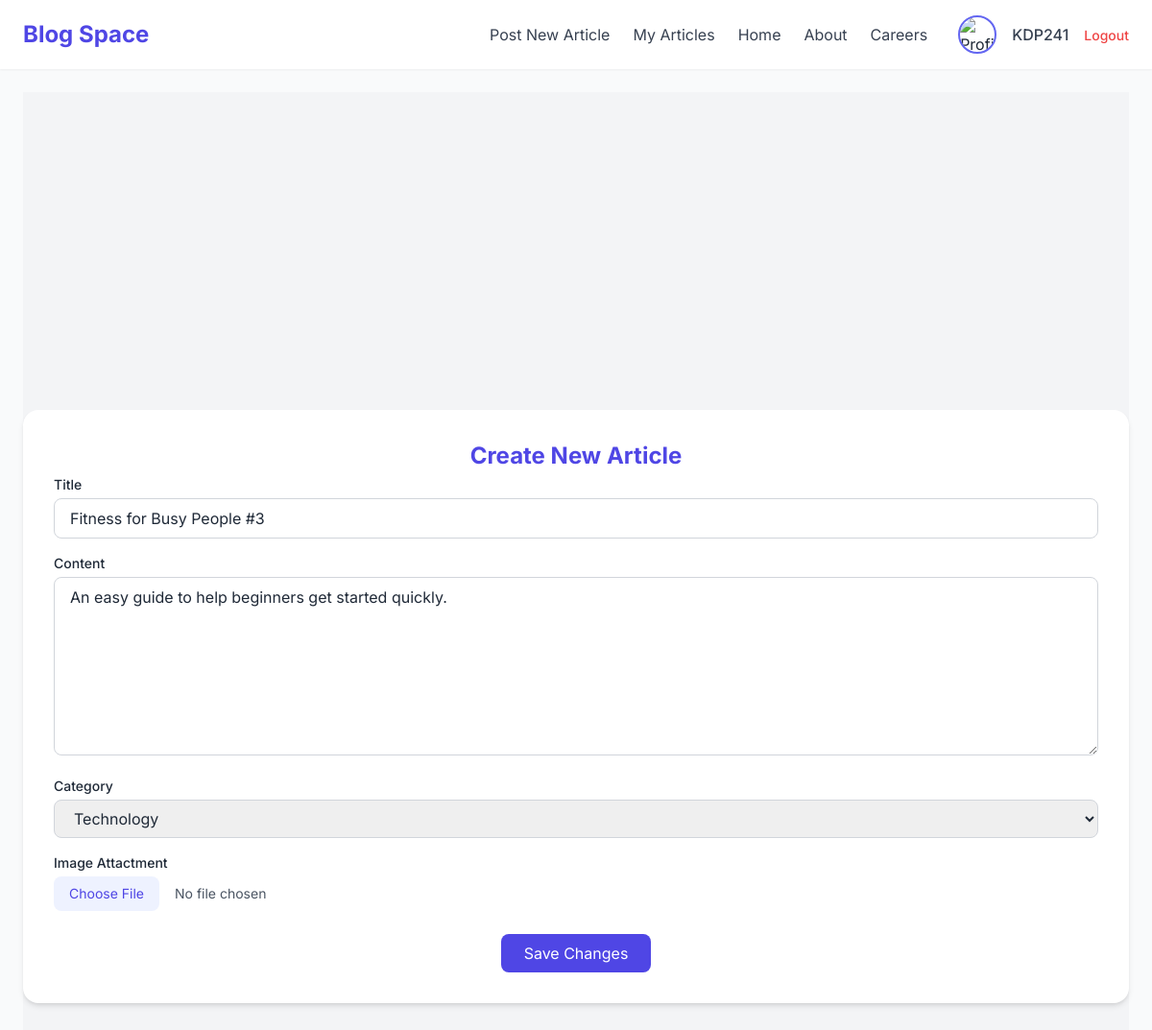
Screenshot of /blog/update-article/6/ (signed in) with the database file from the repository.
### blog/models.py (models this page shows, shortened)
class Article(models.Model):
    title = models.CharField(max_length=250)
    content = models.TextField()
    author = models.ForeignKey(User,on_delete=models.CASCADE)
    created_at = models.DateTimeField(auto_now_add=True)
    image = models.ImageField(upload_to='article_pics/',blank=True,null=True)
    category_choices = (('technology','Technology'),
                        ('lifestyle','Lifestyle'),
                        ('coding','Coding'))
    category = models.CharField(max_length=25, choices=category_choices)

### blog/views.py (the view)
# urls.py: path('update-article/<int:id>/',update_article,name = 'update-article'),
@login_required
def update_article(request,id):
    current_article = Article.objects.get(id = id,author = request.user)
    if request.method == 'POST':
        form = ArticleCreationForm(request.POST,request.FILES,instance=current_article)
        if form.is_valid():
            form.instance.author = request.user
            form.save()
            print('form updated')
            return redirect('article-view')
    else:
        form = ArticleCreationForm(instance=current_article)
    context = {'form':form}
    return render(request,'blog/article_form.html',context)

### blog/forms.py
class ArticleCreationForm(forms.ModelForm):
    class Meta:
        model = Article
        fields = ["title","content","category","image"]
        widgets = {
            'title':forms.TextInput(attrs = {
                'class':'w-full px-4 py-2 border border-gray-300 rounded-lg focus:ring-2 focus:ring-indigo-400 focus:outline-none','placeholder':'Enter Title'
            }),
            'content':forms.Textarea(attrs = {
                'class':'w-full px-4 py-2 border border-gray-300 rounded-lg focus:ring-2 focus:ring-indigo-400 focus:outline-none','placeholder':'Enter Content','rows':7
            }),
            'category':forms.Select(attrs = {
                'class':'w-full px-4 py-2 border border-gray-300 rounded-lg focus:ring-2 focus:ring-indigo-400 focus:outline-none'
            }),
            'image':forms.ClearableFileInput(attrs = {
                'class':'w-full text-sm text-gray-600 file:mr-4 file:py-2 file:px-4 file:rounded-lg file:border-0 file:bg-indigo-50 file:text-indigo-600 hover:file:bg-indigo-100'
            })
        }

### blog/templates/blog/article_form.html (shortened to what this page needs)
{% extends "blog/base.html" %}
{% block content %}
<div class="min-h-screen flex items-center justify-center bg-gray-100">
    <div class="bg-white shadow-lg rounded-2xl p-8 w-full max-w-6xl shadow-md">
        <div class="text-center">
            <h2 class="text-2xl font-bold text-indigo-600 mb-1">
                Create New Article
            </h2>
        </div>
        <form method="POST" enctype="multipart/form-data">
            <div class="mb-4">
                <label class="block text-sm font-medium mb-1">
                    Title
                </label>
                {{ form.title }}
            </div>
            <div class="mb-4">
                <label class="block text-sm font-medium mb-1">
                    Content
                </label>
                {{ form.content }}
            </div>
            <div class="mb-4">
                <label class="block text-sm font-medium mb-1">
                    Category
                </label>
                {{ form.category }}
            </div>
            <div class="mb-4">
                <label class="block text-sm font-medium mb-1">
                    Image Attactment
                </label>
                {{ form.image }}
            </div>
            <div class="flex justify-center mt-6">
                <button type="submit"
                    class="bg-indigo-600 text-white px-6 py-2 rounded-lg hover:bg-indigo-700 transition">
                    Save Changes
                </button>
            </div>
        </form>
    </div>
</div>
{% endblock %}

### blog/templates/blog/base.html (shortened to what this page needs)
<!DOCTYPE html>
<html lang="en">
<head>
    <script src="https://cdn.tailwindcss.com"></script>
</head>
<body class="bg-gray-50 text-gray-800">
    <nav class="bg-white shadow-sm sticky top-0 z-50">
        <div class="max-w-7xl mx-auto px-6 py-4 flex justify-between items-center">
            <a href="{% url 'blog-home' %}" class="text-2xl font-bold text-indigo-600">
                Blog Space
            </a>
            <div class="flex items-center space-x-8">
                <div class="hidden md:flex space-x-6 text-gray-700">
                    {% if user.is_authenticated %}
                    <a href = "{% url 'create-article' %}" class="hover:text-indigo-600">Post New Article</a>
                    <a href = "{% url 'article-view' %}" class="hover:text-indigo-600">My Articles</a>
                    {% endif %}
                    <a href="{% url 'blog-home' %}" class="hover:text-indigo-600">Home</a>
                    <a href="/blog/about" class="hover:text-indigo-600">About</a>
                    <a href="#" class="hover:text-indigo-600">Careers</a>
                </div>
                {% if user.is_authenticated %}
                <div class="flex items-center space-x-4">
                    <a href="{% url 'profile' %}">
                        <img
                            src="{{ user.profile.image.url|default:'/static/images/default.png' }}"
                            alt="Profile"
                            class="w-10 h-10 rounded-full object-cover border-2 border-indigo-500 hover:scale-105 transition">
                    </a>
                    <span class="hidden md:block text-gray-700 font-medium">
                        {{ user.username }}
                    </span>
                    <form method="POST" action="{% url 'logout' %}">
                        <button
                            type="submit"
                            class="text-sm text-red-500 hover:text-red-600 font-medium">
                            Logout
                        </button>
                    </form>
                </div>
                {% endif %}
            </div>
        </div>
    </nav>
    <main class="max-w-7xl mx-auto px-6 py-6">
        {% block content %}
        {% endblock %}
    </main>
</body>
</html>

### blog/templates/blog/base.html (style rules this page uses)
body { font-family: 'Inter', sans-serif; }

### rows the page displays
Article: title "Fitness for Busy People #3", content "An easy guide to help beginners get started quickly.", category "Technology"

### other values shown
{{ user.username }} "KDP241"
